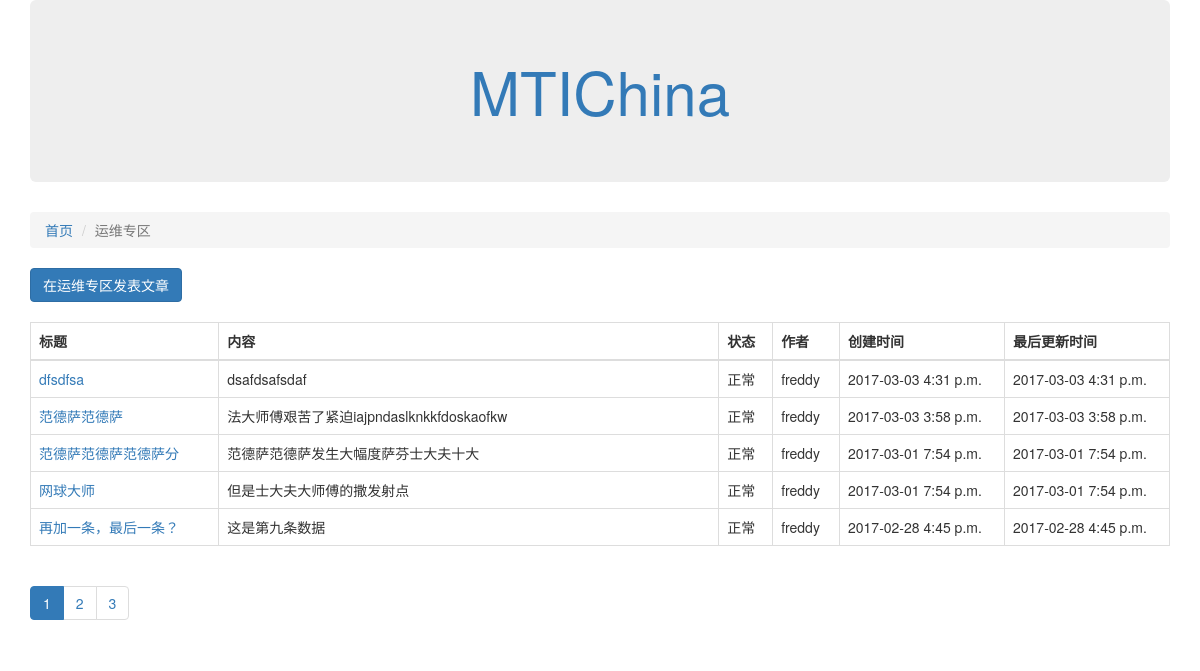
/article/list/3, run on an earlier commit of the app's database.
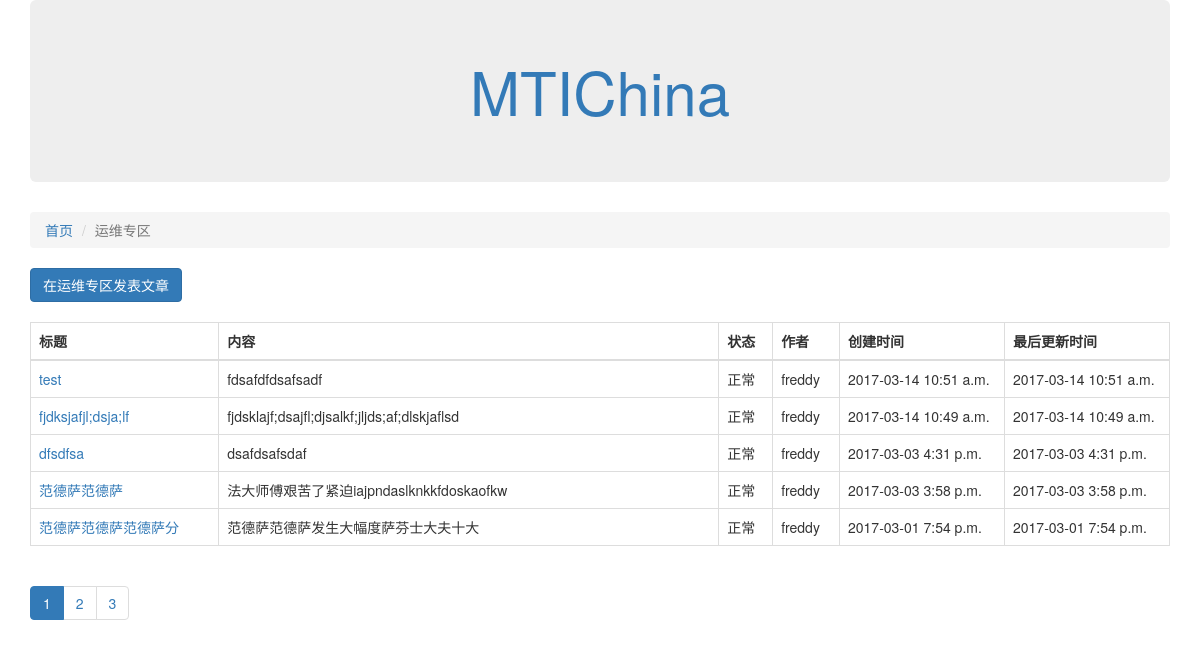
And on a later commit of the database.
### article/models.py (models this page shows, shortened)
class Article(models.Model):
    owner = models.ForeignKey(User,verbose_name="作者")
    block = models.ForeignKey(Block,verbose_name="文章ID")
    title = models.CharField("文章标题", max_length=100)
    content = models.CharField("文章内容", max_length=10000)
    status = models.IntegerField("状态",
                                 choices=((0,"正常"),(-1,"删除"))
                                 )
    author = models.CharField("Sevens", max_length=100)
    create_timestamp = models.DateTimeField("文章创建时间", auto_now_add=True)
    last_update_timestamp = models.DateTimeField("文章更新时刻", auto_now=True)
    class Meta:
        verbose_name = "文章"
        verbose_name_plural = "文章（列表）"

### article/views.py (the view)
# urls.py: url(r'^list/(?P<block_id>\d+)', article_list),
def article_list(request, block_id):
    block_id = int(block_id)
    block = Block.objects.get(id=block_id)
    page_no = int(request.GET.get("page_no", "1"))  # 获取参数
    all_articles = Article.objects.filter(block=block, status=0).order_by("-id")  # 全量数据
    page_articles, pagination_data = paginate_queryset(all_articles, page_no)
    return render(request, "article_list.html",
                  {"articles": page_articles, "b": block,
                   "pagination_data": pagination_data})

### article/templates/article_list.html
{% extends "base.html" %}
{% block content %}
<div class="col-xs-12 col-md-12">
    <ol class="breadcrumb">
        <li><a href="/">首页</a></li>
        <li class="active">{{b.name}}</li>
    </ol>
</div>
<div class="col-xs-12 col-md-4">
    <button type="button" class="btn btn-primary"><a href="/article/create/{{b.id}}"><font
            color="white">在{{b.name}}发表文章</font></a></button>
    <br/>
    <br/>
</div>
<div class="col-xs-12 col-xs-12">
    <table class="table table-bordered">
        <thead>
        <tr>
            <th>标题</th>
            <th>内容</th>
            <th>状态</th>
            <th>作者</th>
            <th>创建时间</th>
            <th>最后更新时间</th>
        </tr>
        </thead>
        <tbody>
        {% for article_detail in articles %}
        <tr>
            <td><a href="/article/detail/{{article_detail.id}}">{{article_detail.title}}</a></td>
            <td style="width:500px">{{article_detail.content}}</td>
            <td>{{article_detail.get_status_display}}</td>
            <td>{{article_detail.owner}}</td>
            <td style="width:165px">{{article_detail.create_timestamp|date:"Y-m-d P"}}</td>
            <td style="width:165px">{{article_detail.last_update_timestamp|date:"Y-m-d P"}}</td>
        </tr>
        {% endfor %}
        </tbody>
    </table>
</div>
<br/>
<br/>
<br/>
{% include "pagination.html" %}
{% endblock %}

What changed in the data, as far as the page shows it:
no longer on this page (row unchanged): Article: title "网球大师", content "但是士大夫大师傅的撒发射点", status "正常", owner "freddy", create_timestamp "2017-03-01 7:54 p.m.", last_update_timestamp "2017-03-01 7:54 p.m."
no longer on this page (row unchanged): Article: title "再加一条，最后一条？", content "这是第九条数据", status "正常", owner "freddy", create_timestamp "2017-02-28 4:45 p.m.", last_update_timestamp "2017-02-28 4:45 p.m."
added Article: title "test", content "fdsafdfdsafsadf", status "正常", owner "freddy", create_timestamp "2017-03-14 10:51 a.m.", last_update_timestamp "2017-03-14 10:51 a.m."
added Article: title "fjdksjafjl;dsja;lf", content "fjdsklajf;dsajfl;djsalkf;jljds;af;dlskjaflsd", status "正常", owner "freddy", create_timestamp "2017-03-14 10:49 a.m.", last_update_timestamp "2017-03-14 10:49 a.m."
